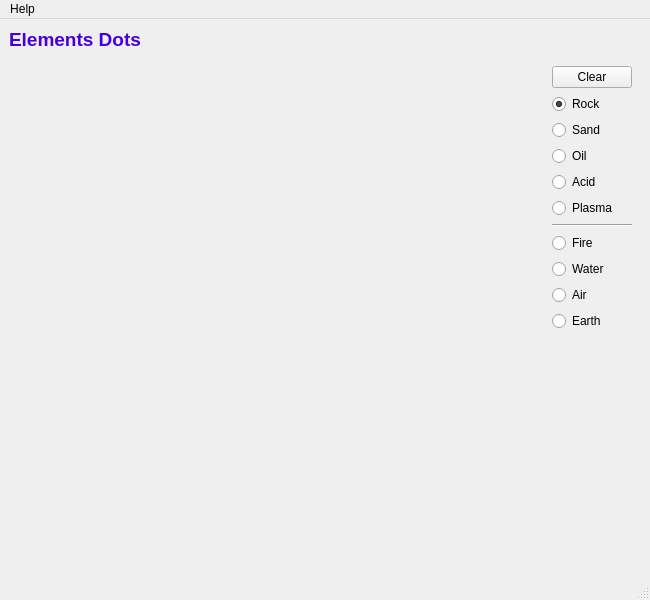
<?xml version="1.0" encoding="UTF-8"?>
<ui version="4.0">
 <class>MainWindow</class>
 <widget class="QMainWindow" name="MainWindow">
  <property name="geometry">
   <rect>
    <x>0</x>
    <y>0</y>
    <width>650</width>
    <height>600</height>
   </rect>
  </property>
  <property name="windowTitle">
   <string>MainWindow</string>
  </property>
  <widget class="QWidget" name="centralwidget">
   <layout class="QVBoxLayout" name="verticalLayout_3">
    <item>
     <widget class="QLabel" name="titleLabel">
      <property name="text">
       <string>&lt;html&gt;&lt;head/&gt;&lt;body&gt;&lt;p&gt;&lt;span style=&quot; font-size:14pt; font-weight:600; color:#4600de;&quot;&gt;Elements Dots&lt;/span&gt;&lt;/p&gt;&lt;/body&gt;&lt;/html&gt;</string>
      </property>
     </widget>
    </item>
    <item>
     <layout class="QHBoxLayout" name="horizontalLayout" stretch="1,0">
      <item>
       <widget class="GameWidget" name="gamewidget" native="true"/>
      </item>
      <item>
       <widget class="QWidget" name="widget" native="true">
        <layout class="QVBoxLayout" name="verticalLayout_2">
         <item>
          <widget class="QPushButton" name="clearButton">
           <property name="text">
            <string>Clear</string>
           </property>
          </widget>
         </item>
         <item>
          <widget class="QRadioButton" name="radioButton_rock">
           <property name="text">
            <string>Rock</string>
           </property>
           <property name="checked">
            <bool>true</bool>
           </property>
          </widget>
         </item>
         <item>
          <widget class="QRadioButton" name="radioButton_sand">
           <property name="text">
            <string>Sand</string>
           </property>
           <property name="checked">
            <bool>false</bool>
           </property>
          </widget>
         </item>
         <item>
          <widget class="QRadioButton" name="radioButton_oil">
           <property name="text">
            <string>Oil</string>
           </property>
          </widget>
         </item>
         <item>
          <widget class="QRadioButton" name="radioButton_acid">
           <property name="text">
            <string>Acid</string>
           </property>
          </widget>
         </item>
         <item>
          <widget class="QRadioButton" name="radioButton_plasma">
           <property name="text">
            <string>Plasma</string>
           </property>
          </widget>
         </item>
         <item>
          <widget class="Line" name="line">
           <property name="orientation">
            <enum>Qt::Horizontal</enum>
           </property>
          </widget>
         </item>
         <item>
          <widget class="QRadioButton" name="radioButton_fire">
           <property name="text">
            <string>Fire</string>
           </property>
          </widget>
         </item>
         <item>
          <widget class="QRadioButton" name="radioButton_water">
           <property name="text">
            <string>Water</string>
           </property>
          </widget>
         </item>
         <item>
          <widget class="QRadioButton" name="radioButton_air">
           <property name="text">
            <string>Air</string>
           </property>
          </widget>
         </item>
         <item>
          <widget class="QRadioButton" name="radioButton_earth">
           <property name="text">
            <string>Earth</string>
           </property>
          </widget>
         </item>
         <item>
          <spacer name="verticalSpacer">
           <property name="orientation">
            <enum>Qt::Vertical</enum>
           </property>
           <property name="sizeHint" stdset="0">
            <size>
             <width>20</width>
             <height>40</height>
            </size>
           </property>
          </spacer>
         </item>
        </layout>
       </widget>
      </item>
     </layout>
    </item>
   </layout>
  </widget>
  <widget class="QMenuBar" name="menubar">
   <property name="geometry">
    <rect>
     <x>0</x>
     <y>0</y>
     <width>650</width>
     <height>21</height>
    </rect>
   </property>
   <widget class="QMenu" name="menuHelp">
    <property name="title">
     <string>Help</string>
    </property>
    <addaction name="actionAbout"/>
   </widget>
   <addaction name="menuHelp"/>
  </widget>
  <widget class="QStatusBar" name="statusbar"/>
  <action name="actionAbout">
   <property name="text">
    <string>About...</string>
   </property>
  </action>
 </widget>
 <customwidgets>
  <customwidget>
   <class>GameWidget</class>
   <extends>QWidget</extends>
   <header>GameWidget</header>
   <container>1</container>
  </customwidget>
 </customwidgets>
 <resources/>
 <connections/>
</ui>
